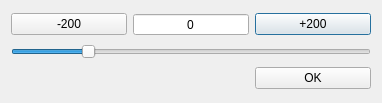
<?xml version="1.0" encoding="UTF-8"?>
<ui version="4.0">
 <class>JumpToDialogClass</class>
 <widget class="QDialog" name="JumpToDialogClass">
  <property name="geometry">
   <rect>
    <x>0</x>
    <y>0</y>
    <width>382</width>
    <height>103</height>
   </rect>
  </property>
  <property name="windowTitle">
   <string>Jump To</string>
  </property>
  <layout class="QGridLayout" name="gridLayout">
   <item row="1" column="1">
    <widget class="QSpinBox" name="spinBox">
     <property name="alignment">
      <set>Qt::AlignCenter</set>
     </property>
     <property name="buttonSymbols">
      <enum>QAbstractSpinBox::NoButtons</enum>
     </property>
    </widget>
   </item>
   <item row="1" column="2">
    <widget class="QPushButton" name="nextpushButton">
     <property name="text">
      <string>+200</string>
     </property>
    </widget>
   </item>
   <item row="1" column="0">
    <widget class="QPushButton" name="prepushButton">
     <property name="text">
      <string>-200</string>
     </property>
    </widget>
   </item>
   <item row="2" column="0" colspan="3">
    <widget class="QSlider" name="horizontalSlider">
     <property name="value">
      <number>20</number>
     </property>
     <property name="orientation">
      <enum>Qt::Horizontal</enum>
     </property>
    </widget>
   </item>
   <item row="4" column="2">
    <widget class="QPushButton" name="okpushButton">
     <property name="layoutDirection">
      <enum>Qt::RightToLeft</enum>
     </property>
     <property name="text">
      <string>OK</string>
     </property>
    </widget>
   </item>
  </layout>
 </widget>
 <layoutdefault spacing="6" margin="11"/>
 <resources/>
 <connections>
  <connection>
   <sender>spinBox</sender>
   <signal>valueChanged(int)</signal>
   <receiver>horizontalSlider</receiver>
   <slot>setValue(int)</slot>
   <hints>
    <hint type="sourcelabel">
     <x>143</x>
     <y>32</y>
    </hint>
    <hint type="destinationlabel">
     <x>183</x>
     <y>42</y>
    </hint>
   </hints>
  </connection>
  <connection>
   <sender>horizontalSlider</sender>
   <signal>valueChanged(int)</signal>
   <receiver>spinBox</receiver>
   <slot>setValue(int)</slot>
   <hints>
    <hint type="sourcelabel">
     <x>230</x>
     <y>44</y>
    </hint>
    <hint type="destinationlabel">
     <x>154</x>
     <y>26</y>
    </hint>
   </hints>
  </connection>
 </connections>
</ui>
